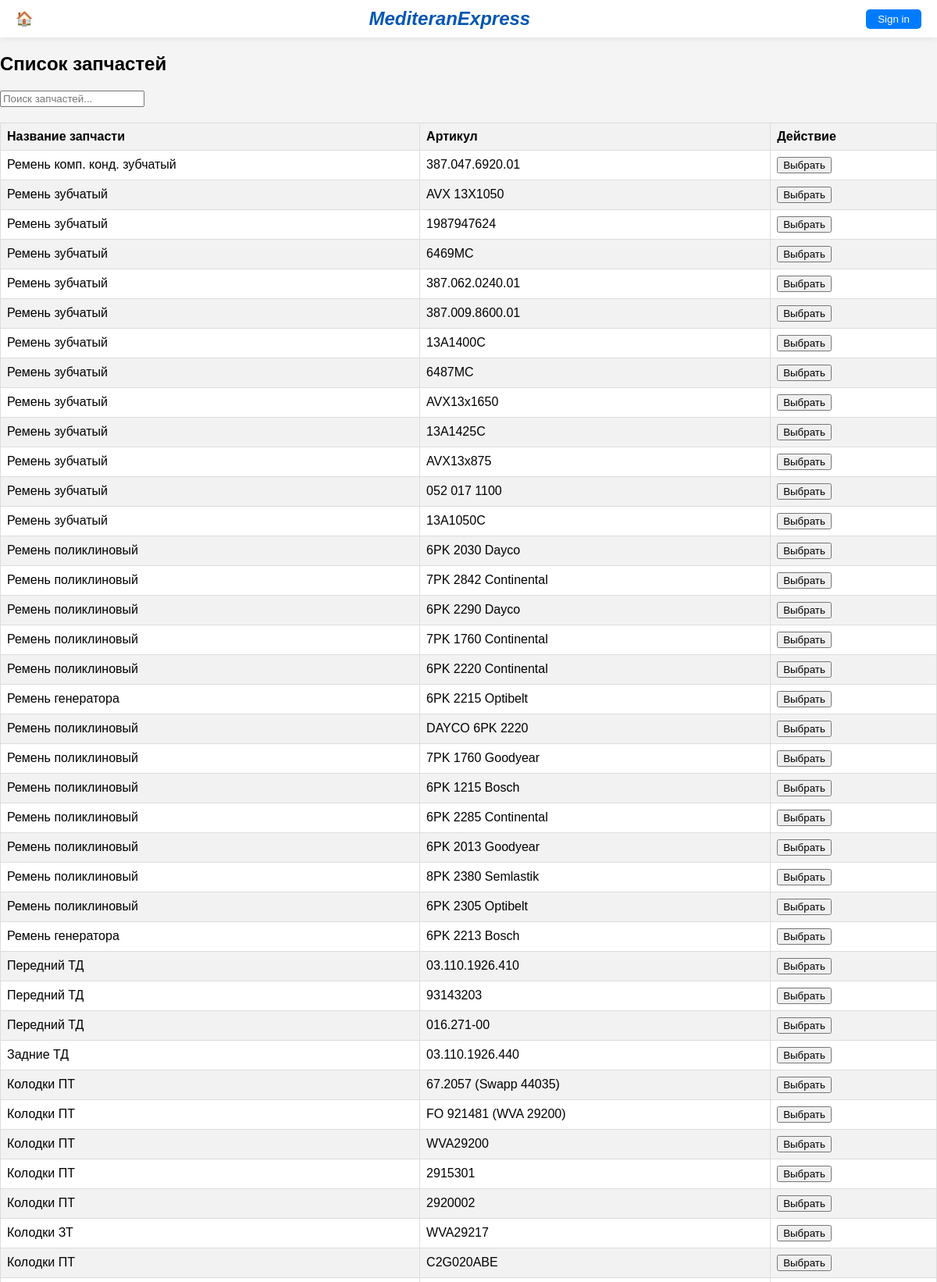
/parts-list/ (upper part), run on the app's committed database.
### main/models.py (models this page shows, shortened)
class Item(models.Model):
    availability = models.CharField(max_length=10, default='green', blank=True)
    article = models.CharField(max_length=100, unique=True)
    name = models.CharField(max_length=100)
    size = models.CharField(max_length=100, blank=True, null=True)
    quantity = models.PositiveIntegerField(default=0)
    brand = models.CharField(max_length=100)
    model = models.CharField(max_length=100)
    manufacturer = models.CharField(max_length=100)
    part_type = models.CharField(max_length=100)
    engine_part = models.ForeignKey(EngineParts, on_delete=models.CASCADE, null=True, blank=True)
    transmission_part = models.ForeignKey(TransmissionParts, on_delete=models.CASCADE, null=True, blank=True)
    pneumatic_part = models.ForeignKey(PneumaticParts, on_delete=models.CASCADE, null=True, blank=True)
    chassis_parts = models.ForeignKey(ChassisParts, on_delete=models.CASCADE, null=True, blank=True)
    brake_part = models.ForeignKey(BrakeParts, on_delete=models.CASCADE, null=True, blank=True)
    steering_part = models.ForeignKey(SteeringParts, on_delete=models.CASCADE, null=True, blank=True)
    electricity_part = models.ForeignKey(ElectricityParts, on_delete=models.CASCADE, null=True, blank=True)
    climate_part = models.ForeignKey(ClimateParts, on_delete=models.CASCADE, null=True, blank=True)
    carbody_part = models.ForeignKey(CarBodyParts, on_delete=models.CASCADE, null=True, blank=True)
    interior_part = models.ForeignKey(InteriorParts, on_delete=models.CASCADE, null=True, blank=True)
    maintenance_part = models.ForeignKey(MaintenanceParts, on_delete=models.CASCADE, null=True, blank=True)
    liquids_part = models.ForeignKey(LiquidsParts, on_delete=models.CASCADE, null=True, blank=True)
    from django.db import models

### main/views.py (the view)
# urls.py: path('parts-list/', views.parts_list, name='parts_list'),
def parts_list(request):
    parts = Item.objects.all()
    return render(request, 'main/parts_list.html', {'parts': parts})

### main/templates/main/parts_list.html (shortened to what this page needs)
{% extends 'main/base.html' %}
{% block content %}
    <div class="container">
        <h2>Список запчастей</h2>
        <input type="text" id="search" placeholder="Поиск запчастей..." onkeyup="filterParts()">
        <table id="partsTable" class="parts-table">
            <thead>
                <tr>
                    <th>Название запчасти</th>
                    <th>Артикул</th>
                    <th>Действие</th>
                </tr>
            </thead>
            <tbody>
                {% for part in parts %}
                    <tr class="{% cycle 'row-white' 'row-gray' %}">
                        <td>{{ part.name }}</td>
                        <td>{{ part.article }}</td>
                        <td>
                            <button onclick="selectPart('{{ part.name }}', '{{ part.article }}')">Выбрать</button>
                        </td>
                    </tr>
                {% endfor %}
            </tbody>
        </table>
    </div>
{% endblock %}

### static/css/styles.css (style rules this page uses)
body { font-family: Arial, sans-serif; background-color: #f4f4f9; }

### main/templates/main/base.html (style rules this page uses)
body { font-family: Arial, sans-serif; margin: 0; padding: 0; background-color: #f4f4f4; }

### main/templates/main/parts_list.html (style rules this page uses)
.row-white { background-color: #ffffff; }
.row-gray { background-color: #f2f2f2; }
.parts-table { width: 100%; border-collapse: collapse; margin-top: 20px; }
.parts-table th, .parts-table td { border: 1px solid #ddd; padding: 8px; text-align: left; }
.parts-table th { background-color: #f2f2f2; }

### data on the page
Item: name "Ремень комп. конд. зубчатый", article "387.047.6920.01"
Item: name "Ремень зубчатый", article "AVX 13X1050"
Item: name "Ремень зубчатый", article "1987947624"
Item: name "Ремень зубчатый", article "6469MC"
Item: name "Ремень зубчатый", article "387.062.0240.01"
Item: name "Ремень зубчатый", article "387.009.8600.01"
Item: name "Ремень зубчатый", article "13A1400C"
Item: name "Ремень зубчатый", article "6487MC"
Item: name "Ремень зубчатый", article "AVX13x1650"
Item: name "Ремень зубчатый", article "13A1425C"
Item: name "Ремень зубчатый", article "AVX13x875"
Item: name "Ремень зубчатый", article "052 017 1100"
Item: name "Ремень зубчатый", article "13A1050C"
Item: name "Ремень поликлиновый", article "6PK 2030 Dayco"
Item: name "Ремень поликлиновый", article "7PK 2842 Continental"
Item: name "Ремень поликлиновый", article "6PK 2290 Dayco"
Item: name "Ремень поликлиновый", article "7PK 1760 Continental"
Item: name "Ремень поликлиновый", article "6PK 2220 Continental"
Item: name "Ремень генератора", article "6PK 2215 Optibelt"
Item: name "Ремень поликлиновый", article "DAYCO 6PK 2220"
Item: name "Ремень поликлиновый", article "7PK 1760 Goodyear"
Item: name "Ремень поликлиновый", article "6PK 1215 Bosch"
Item: name "Ремень поликлиновый", article "6PK 2285 Continental"
Item: name "Ремень поликлиновый", article "6PK 2013 Goodyear"
Item: name "Ремень поликлиновый", article "8PK 2380 Semlastik"
Item: name "Ремень поликлиновый", article "6PK 2305 Optibelt"
Item: name "Ремень генератора", article "6PK 2213 Bosch"
Item: name "Передний ТД", article "03.110.1926.410"
Item: name "Передний ТД", article "93143203"
Item: name "Передний ТД", article "016.271-00"
Item: name "Задние ТД", article "03.110.1926.440"
Item: name "Колодки ПТ", article "67.2057 (Swapp 44035)"
Item: name "Колодки ПТ", article "FO 921481 (WVA 29200)"
Item: name "Колодки ПТ", article "WVA29200"
Item: name "Колодки ПТ", article "2915301"
Item: name "Колодки ПТ", article "2920002"
Item: name "Колодки ЗТ", article "WVA29217"
Item: name "Колодки ПТ", article "C2G020ABE"
